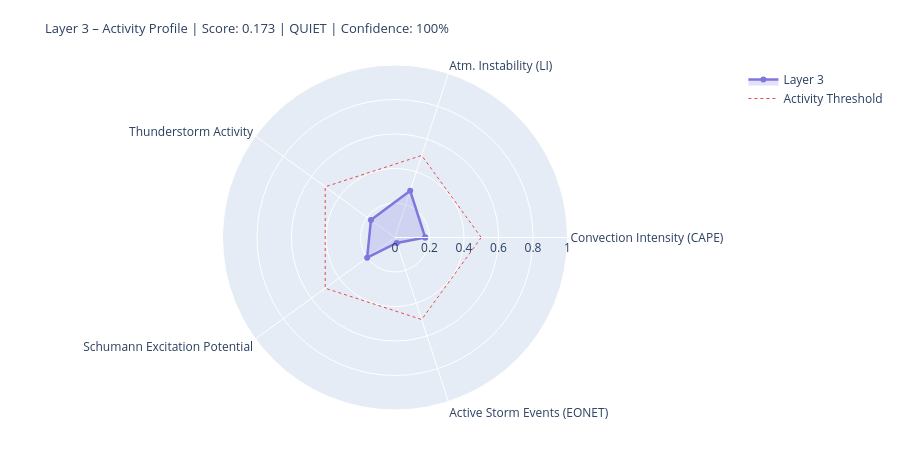

Here is the notebook cell this chart was saved with:
### Markdown cell above
---
## 4. State Assessment & Handoff to Layer 4/5

### Code cell
# ============================================================
# LAYER-3-SCORE
# Five dynamic components
# ============================================================

def norm(v, lo, hi):
    if v is None or (isinstance(v, float) and math.isnan(v)): return None
    return round(max(0.0, min(1.0, (v - lo) / (hi - lo))), 4)

# --- 1) Convection intensity (global CAPE mean) ---
cape_mean = df_atm['cape'].dropna().mean() if not df_atm.empty else None
conv_score = norm(cape_mean, 0, 3000)
conv_src   = 'primary' if cape_mean is not None else 'missing'

# --- 2) Atmospheric instability (LI mean) ---
li_mean   = df_atm['li'].dropna().mean() if not df_atm.empty else None
# Negative LI = unstable → higher score
instab_score = norm(-li_mean if li_mean is not None else None, -6, 6)
instab_src   = 'primary' if li_mean is not None else 'missing'

# --- 3) Thunderstorm activity (mean thunder score + WMO count) ---
thunder_mean = df_atm['thunder_score'].mean() if not df_atm.empty else None
n_thunder    = int(df_atm['thunderstorm'].sum()) if not df_atm.empty else 0
thunder_score_val = norm(
    (thunder_mean or 0) * 0.7 + n_thunder * 0.1, 0, 1.0
) if thunder_mean is not None else None
thunder_src = 'primary'

# --- 4) Schumann excitation potential (weighted Schumann contribution) ---
schumann_pot = df_atm['schumann_contribution'].mean() if not df_atm.empty else None
# Boosted by Layer-2 thunderstorm trigger
if schumann_pot is not None and l2_thunder:
    schumann_pot = min(1.0, schumann_pot * 1.2)
schumann_score = norm(schumann_pot, 0, 1.0) if schumann_pot is not None else None
schumann_src   = 'derived'

# --- 5) Storm activity (NASA EONET) ---
# Distinction: None = data not loaded, 0.0 = loaded but no events
storm_score = None
storm_src   = 'missing'
if raw.get('storms') is not None:          # API reached successfully
    storm_score = norm(len(storm_events), 0, 30) if storm_events else 0.0
    storm_src   = 'primary'

# X-Ray and Kp: context only, not in dynamic score
# (X-Ray = Layer-0/4 driver; Kp = geomagnetic index, not a lightning proxy)
xray_context = None
if raw.get('xray'):
    df_xc = pd.DataFrame(raw['xray'])
    fc = next((c for c in df_xc.columns
               if any(k in c.lower() for k in ['flux','long']) and 'time' not in c.lower()),
              df_xc.columns[1])
    df_xc[fc] = pd.to_numeric(df_xc[fc], errors='coerce')
    xray_last = df_xc[fc].dropna().iloc[-1] if not df_xc[fc].dropna().empty else None
    if xray_last:
        xray_class = ('X' if xray_last>=1e-4 else 'M' if xray_last>=1e-5
                      else 'C' if xray_last>=1e-6 else 'B')
        xray_context = {'flux': float(xray_last), 'class': xray_class}
        print(f'X-Ray context: {xray_class}-class ({xray_last:.2e} W/m²)')

# --- Aggregate ---
COMPONENTS = {
    'Convection Intensity (CAPE)':  {'score': conv_score,       'source': conv_src,    'dynamic': True},
    'Atm. Instability (LI)':         {'score': instab_score,     'source': instab_src,  'dynamic': True},
    'Thunderstorm Activity':              {'score': thunder_score_val, 'source': thunder_src, 'dynamic': True},
    'Schumann Excitation Potential':   {'score': schumann_score,   'source': schumann_src,'dynamic': True},
    'Active Storm Events (EONET)': {'score': storm_score,      'source': storm_src,   'dynamic': True},
}

available   = {k: v['score'] for k, v in COMPONENTS.items() if v['score'] is not None}
unavailable = [k for k, v in COMPONENTS.items() if v['score'] is None]
layer3_score = round(sum(available.values()) / len(available), 4) if available else None
confidence   = round(len(available) / len(COMPONENTS), 2)
level = ('unknown' if layer3_score is None
         else 'quiet'   if layer3_score < 0.3
         else 'moderate' if layer3_score < 0.6
         else 'active')
dominant_l3 = max(available, key=available.get) if available else 'none'

# --- Ausgabe ---
W = 68
print('=' * W)
print('LAYER 3 – ATMOSPHERE / WEATHER / THUNDERSTORMS – STATE ASSESSMENT')
print('=' * W)
for name, comp in COMPONENTS.items():
    s = comp['score']
    if s is not None:
        bar = '█' * int(s * 20) + '░' * (20 - int(s * 20))
        print(f'  {name:<36} {bar}  {s:.3f}  [{comp["source"]}]')
    else:
        print(f'  {name:<36} {"─" * 20}  n/a   [missing]')
print('-' * W)
print(f'  Score:        {layer3_score:.3f}  ({len(available)}/{len(COMPONENTS)} components)')
print(f'  Confidence:   {confidence:.0%}')
print(f'  Level:        {level.upper()}')
print(f'  Dominant:     {dominant_l3}')
print(f'  CAPE mean:    {cape_mean:.0f} J/kg' if cape_mean else '  CAPE mean:    n/a')
print(f'  LI mean:      {li_mean:.1f} K' if li_mean is not None else '  LI mean:      n/a')
print(f'  Thunderstorms:{n_thunder} points (WMO)  +  {len(storm_events)} NASA EONET')
print('=' * W)

# Radar
cats   = list(available.keys())
vals_r = list(available.values())
if len(cats) >= 3:
    fig = go.Figure()
    fig.add_trace(go.Scatterpolar(
        r=vals_r + [vals_r[0]], theta=cats + [cats[0]],
        fill='toself', fillcolor='rgba(127,119,221,0.22)',
        line=dict(color='#7F77DD', width=2.5), name='Layer 3'
    ))
    fig.add_trace(go.Scatterpolar(
        r=[0.5] * (len(cats)+1), theta=cats + [cats[0]],
        line=dict(color='#E24B4A', dash='dot', width=1),
        mode='lines', name='Activity Threshold'
    ))
    fig.update_layout(
        title=dict(
            text=f'Layer 3 – Activity Profile | Score: {layer3_score:.3f} | {level.upper()} | Confidence: {confidence:.0%}',
            font=dict(size=13)
        ),
        polar=dict(radialaxis=dict(visible=True, range=[0, 1])),
        height=450, showlegend=True,
        margin=dict(l=60, r=60, t=65, b=40)
    )
    fig.show()

### Figure 1 — Plotly figure (JSON) as saved in the notebook; plotly's stock layout.template omitted (floating-point values rounded to 4 significant figures)
{"data": [{"fill": "toself", "fillcolor": "rgba(127,119,221,0.22)", "line": {"color": "#7F77DD", "width": 2.5}, "name": "Layer 3", "r": [0.175, 0.2847, 0.1724, 0.1995, 0.0333, 0.175], "theta": ["Convection Intensity (CAPE)", "Atm. Instability (LI)", "Thunderstorm Activity", "Schumann Excitation Potential", "Active Storm Events (EONET)", "Convection Intensity (CAPE)"], "type": "scatterpolar"}, {"line": {"color": "#E24B4A", "dash": "dot", "width": 1}, "mode": "lines", "name": "Activity Threshold", "r": [0.5, 0.5, 0.5, 0.5, 0.5, 0.5], "theta": ["Convection Intensity (CAPE)", "Atm. Instability (LI)", "Thunderstorm Activity", "Schumann Excitation Potential", "Active Storm Events (EONET)", "Convection Intensity (CAPE)"], "type": "scatterpolar"}], "layout": {"height": 450, "margin": {"b": 40, "l": 60, "r": 60, "t": 65}, "polar": {"radialaxis": {"range": [0, 1], "visible": true}}, "showlegend": true, "title": {"font": {"size": 13}, "text": "Layer 3 – Activity Profile | Score: 0.173 | QUIET | Confidence: 100%"}}}
